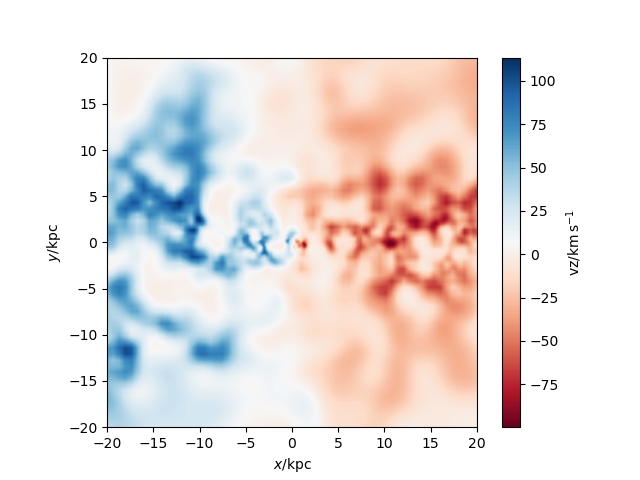

Source code (Python):
#galaxy 310 GG Gas velocity code
import pynbody
import numpy as np
import pynbody.plot.sph as sph
import matplotlib.pyplot as plt

#loading snapshot
s=pynbody.load('/mnt/data0/jillian/gguaman/r310/cosmo25p.768sg1bwK1BHe75.007779')
#s=pynbody.load('/mnt/data0/jillian/gguaman/r310/r310.007779.tipsy')

#setting to physical units
s.physical_units()

#centering halo
#pynbody.analysis.angmom.faceon(s)
pynbody.analysis.angmom.sideon(s)

#creating star velocity plot
sph.image(s.g,qty="vz",width='40 kpc',cmap="RdBu", log=False, units='km s**-1')

#function to find BH
def findBH(s):
    BHfilter=pynbody.filt.LowPass('tform',0.0)
    BH=s.stars[BHfilter]
    return BH
BH=findBH(s)
print("The number of black holes is:",len(BH))
    
#plt.show()
plt.savefig("galaxy310_GasVelGG.png")
